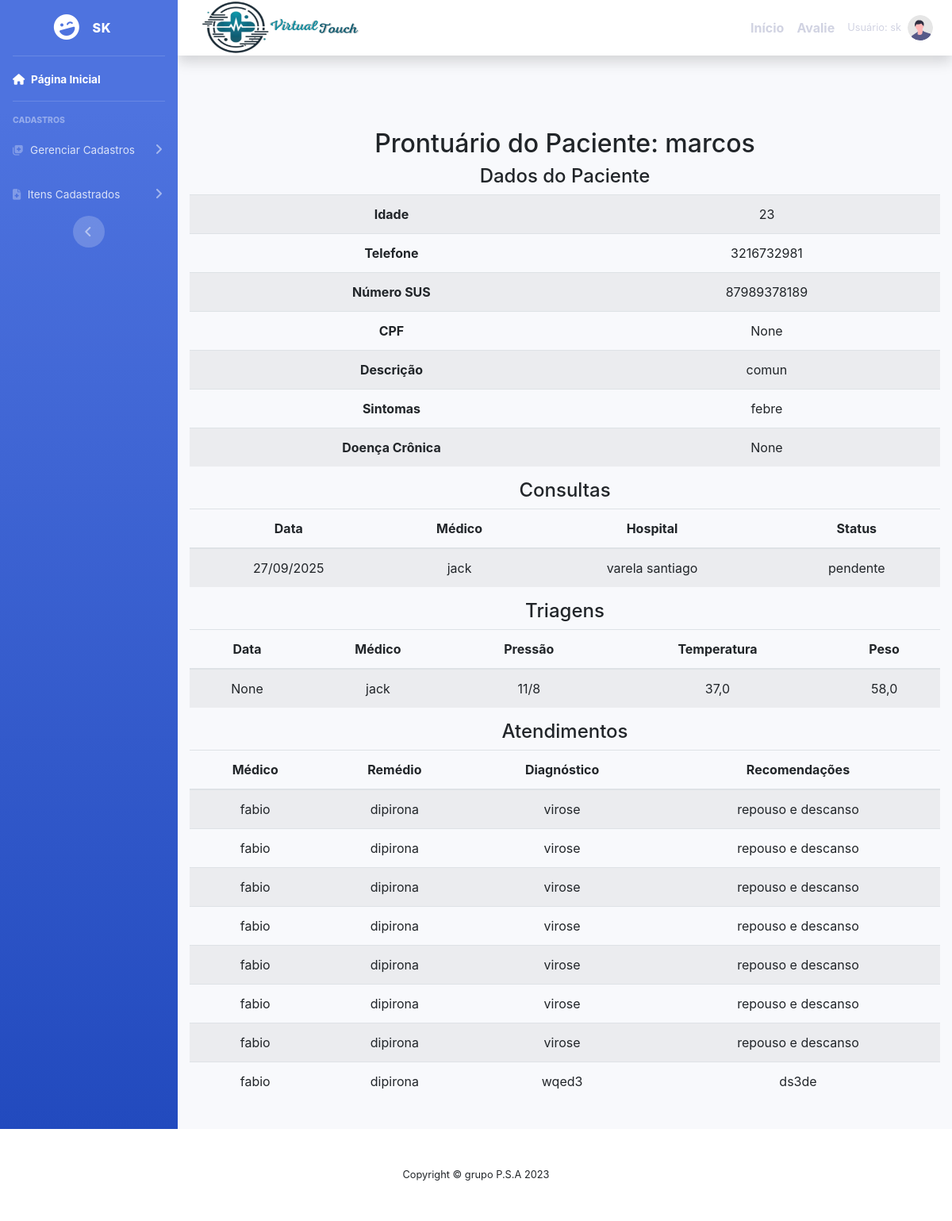
Before: /prontuario/1/ (signed in) with the older database file.
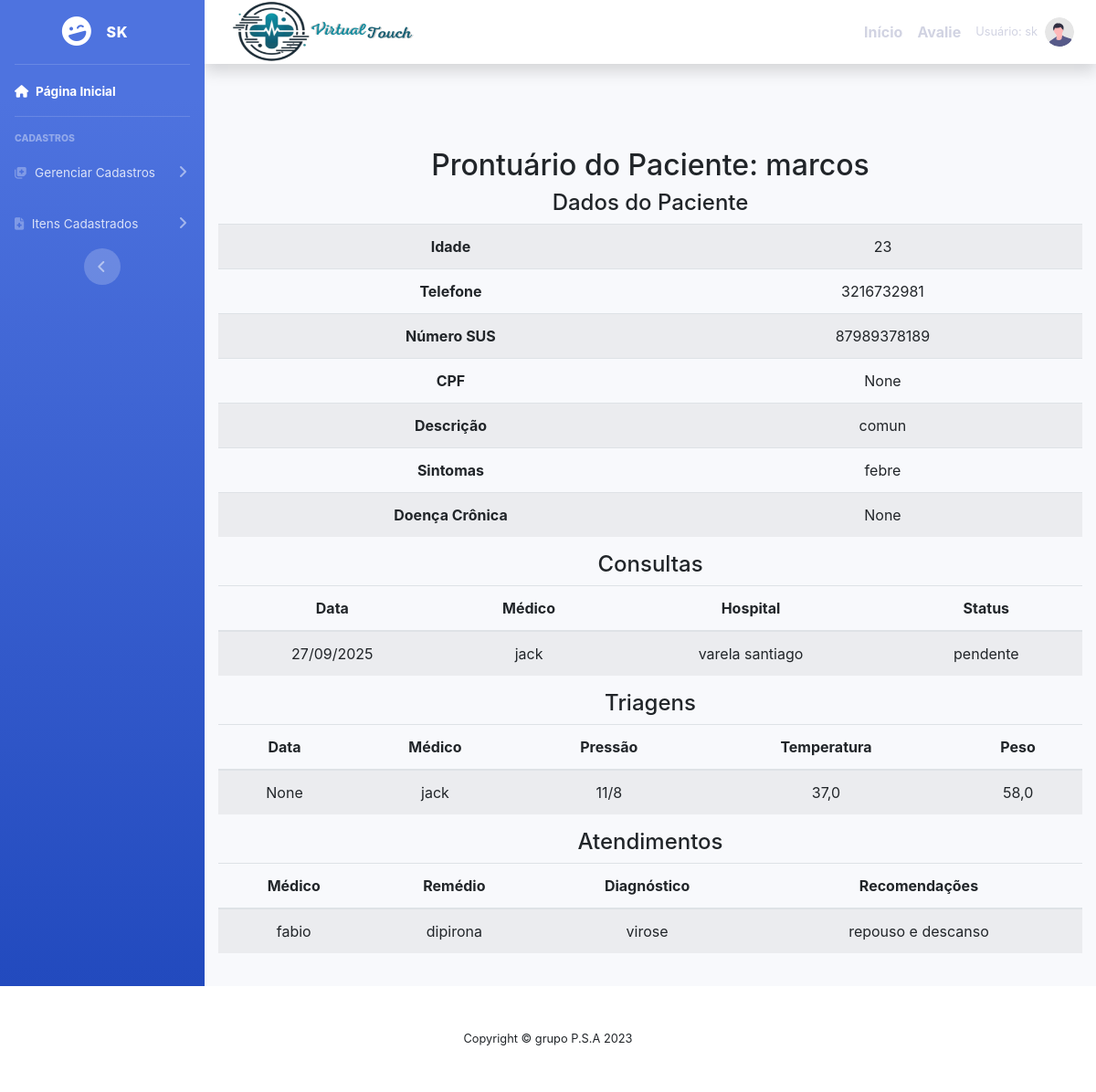
After: the same page with the newer database file.
### cadastros/models.py (models this page shows, shortened)
class Consulta(models.Model):
    usuario  = models.ForeignKey(User, on_delete=models.PROTECT)
    nome ="consulta"
    paciente = models.ForeignKey(Paciente,on_delete = models.PROTECT)
    data = models.CharField (verbose_name='data', max_length = 10)
    medico = models.ForeignKey (Medico, on_delete=models.PROTECT)
    hospital = models.ForeignKey(Hospital, on_delete=models.PROTECT)
    status = models.CharField( verbose_name ='status' ,max_length=20,  null =True ,blank = True )

class Medico(models.Model):
    usuario  = models.ForeignKey(User, on_delete=models.PROTECT)
    numero = models.IntegerField(verbose_name="Número de telefone")
    nome = models.CharField(max_length=50, verbose_name=" nome")
    cpf = models.CharField(max_length = 11 ,verbose_name=" cpf ")
    especificacao = models.CharField(max_length=150)
    hospital = models.ForeignKey(Hospital, on_delete=models.PROTECT)

class Hospital(models.Model):
    usuario = models.ForeignKey(User, on_delete=models.PROTECT)
    nome = models.CharField(max_length=50)
    descricao = models.CharField(max_length=150,
        verbose_name="descricao")

class Triagem(models.Model):
    usuario = models.ForeignKey(User, on_delete=models.PROTECT)
    paciente = models.ForeignKey(Paciente, on_delete=models.PROTECT)
    data = models.DateTimeField(verbose_name='data')  # Change to DateTimeField for datetime input
    medico = models.ForeignKey(Medico, on_delete=models.PROTECT)
    hospital = models.ForeignKey(Hospital, on_delete=models.PROTECT)
    horario = models.TimeField(verbose_name="horario", default='09:00:00')  # Set default time
    pressao = models.CharField(verbose_name='pressao', max_length=20)
    temperatura = models.FloatField(verbose_name='temperatura')
    peso = models.FloatField(verbose_name='peso_corporal')
    glicose = models.CharField(verbose_name='glicose', max_length=6, null=True, blank=True)

class Atendimento(models.Model):
    paciente = models.ForeignKey(Paciente, on_delete=models.PROTECT)
    medico = models.ForeignKey(Medico, on_delete=models.PROTECT)
    usuario = models.ForeignKey(User, on_delete=models.PROTECT)
    remedio = models.CharField(verbose_name ='remedio' ,max_length=255)
    diagnostico = models.TextField(verbose_name='diagnostico' , max_length=255)
    recomendacoes = models.TextField(verbose_name = 'recomendacoes', max_length=255 ,null=True, blank=True)

### cadastros/views.py (the view)
# urls.py: path('prontuario/<int:paciente_id>/', prontuario_view, name='prontuario'),
def prontuario_view(request, paciente_id):
    try:
        paciente = Paciente.objects.get(id=paciente_id)
    except Paciente.DoesNotExist:
        raise Http404("Paciente não encontrado")
    consultas = Consulta.objects.filter(paciente=paciente)
    triagens = Triagem.objects.filter(paciente=paciente)
    atendimentos = Atendimento.objects.filter(paciente=paciente)
    context = {
        'paciente': paciente,
        'consultas': consultas,
        'triagens': triagens,
        'atendimentos': atendimentos,
    }
    return render(request, 'prontuario.html', context)

### paginas/templates/prontuario.html (shortened to what this page needs)
{% extends 'modelo.html' %}
{% load static %}
{% block conteudo %}
    <div class="container mt-5">
        <h2>Prontuário do Paciente: {{ paciente.nome }}</h2>
        <h4>Dados do Paciente</h4>
        <table class="table table-striped">
            <tbody>
                <tr>
                    <th>Idade</th>
                    <td>{{ paciente.idade }}</td>
                </tr>
                <tr>
                    <th>Telefone</th>
                    <td>{{ paciente.telefone }}</td>
                </tr>
                <tr>
                    <th>Número SUS</th>
                    <td>{{ paciente.numero_sus }}</td>
                </tr>
                <tr>
                    <th>CPF</th>
                    <td>{{ paciente.cpf }}</td>
                </tr>
                <tr>
                    <th>Descrição</th>
                    <td>{{ paciente.descricao }}</td>
                </tr>
                <tr>
                    <th>Sintomas</th>
                    <td>{{ paciente.sintomas }}</td>
                </tr>
                <tr>
                    <th>Doença Crônica</th>
                    <td>{{ paciente.doença_cronica }}</td>
                </tr>
            </tbody>
        </table>
        <h4>Consultas</h4>
        <table class="table table-striped">
            <thead>
                <tr>
                    <th>Data</th>
                    <th>Médico</th>
                    <th>Hospital</th>
                    <th>Status</th>
                </tr>
            </thead>
            <tbody>
                {% for consulta in consultas %}
                <tr>
                    <td>{{ consulta.data }}</td>
                    <td>{{ consulta.medico.nome }}</td>
                    <td>{{ consulta.hospital.nome }}</td>
                    <td>{{ consulta.status }}</td>
                </tr>
                {% empty %}
                <tr>
                    <td colspan="4">Nenhuma consulta registrada.</td>
                </tr>
                {% endfor %}
            </tbody>
        </table>
        <h4>Triagens</h4>
        <table class="table table-striped">
            <thead>
                <tr>
                    <th>Data</th>
                    <th>Médico</th>
                    <th>Pressão</th>
                    <th>Temperatura</th>
                    <th>Peso</th>
                </tr>
            </thead>
            <tbody>
                {% for triagem in triagens %}
                <tr>
                    <td>{{ triagem.data }}</td>
                    <td>{{ triagem.medico.nome }}</td>
                    <td>{{ triagem.pressao }}</td>
                    <td>{{ triagem.temperatura }}</td>
                    <td>{{ triagem.peso }}</td>
                </tr>
                {% empty %}
                <tr>
                    <td colspan="5">Nenhuma triagem registrada.</td>
                </tr>
                {% endfor %}
            </tbody>
        </table>
        <h4>Atendimentos</h4>
        <table class="table table-striped">
            <thead>
                <tr>
                    <th>Médico</th>
                    <th>Remédio</th>
                    <th>Diagnóstico</th>
                    <th>Recomendações</th>
                </tr>
            </thead>
            <tbody>
                {% for atendimento in atendimentos %}
                <tr>
                    <td>{{ atendimento.medico.nome }}</td>
                    <td>{{ atendimento.remedio }}</td>
                    <td>{{ atendimento.diagnostico }}</td>
                    <td>{{ atendimento.recomendacoes }}</td>
                </tr>
                {% empty %}
                <tr>
                    <td colspan="4">Nenhum atendimento registrado.</td>
                </tr>
                {% endfor %}
            </tbody>
        </table>
    </div>
{% endblock %}

Changed rows visible on the page:
removed Atendimento: medico.nome "fabio", remedio "dipirona", diagnostico "virose", recomendacoes "repouso e descanso"
removed Atendimento: medico.nome "fabio", remedio "dipirona", diagnostico "virose", recomendacoes "repouso e descanso"
removed Atendimento: medico.nome "fabio", remedio "dipirona", diagnostico "virose", recomendacoes "repouso e descanso"
removed Atendimento: medico.nome "fabio", remedio "dipirona", diagnostico "virose", recomendacoes "repouso e descanso"
removed Atendimento: medico.nome "fabio", remedio "dipirona", diagnostico "virose", recomendacoes "repouso e descanso"
removed Atendimento: medico.nome "fabio", remedio "dipirona", diagnostico "virose", recomendacoes "repouso e descanso"
removed Atendimento: medico.nome "fabio", remedio "dipirona", diagnostico "wqed3", recomendacoes "ds3de"
